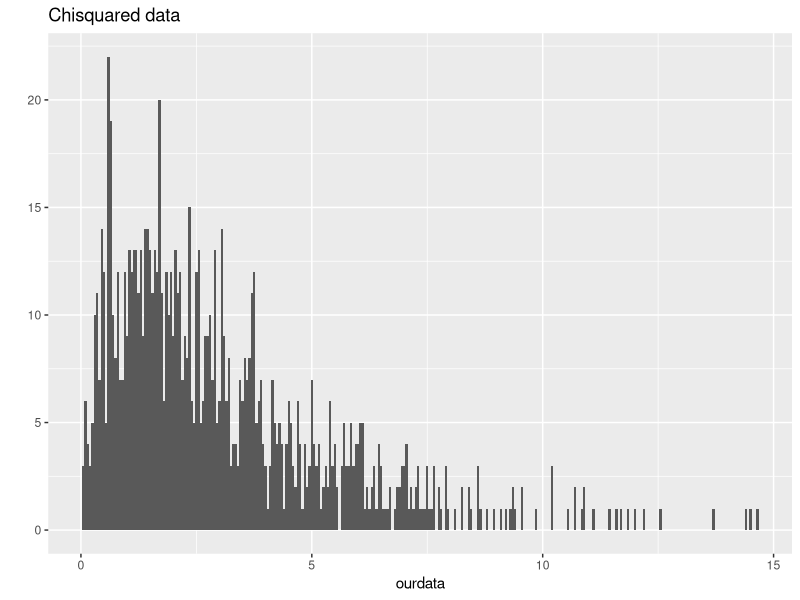

The R source for this figure:
## ---- chunk 1
library(ggplot2)

ourdata <- rchisq(1000,3)
qplot(ourdata, binwidth=0.05) + ggtitle("Chisquared data")
